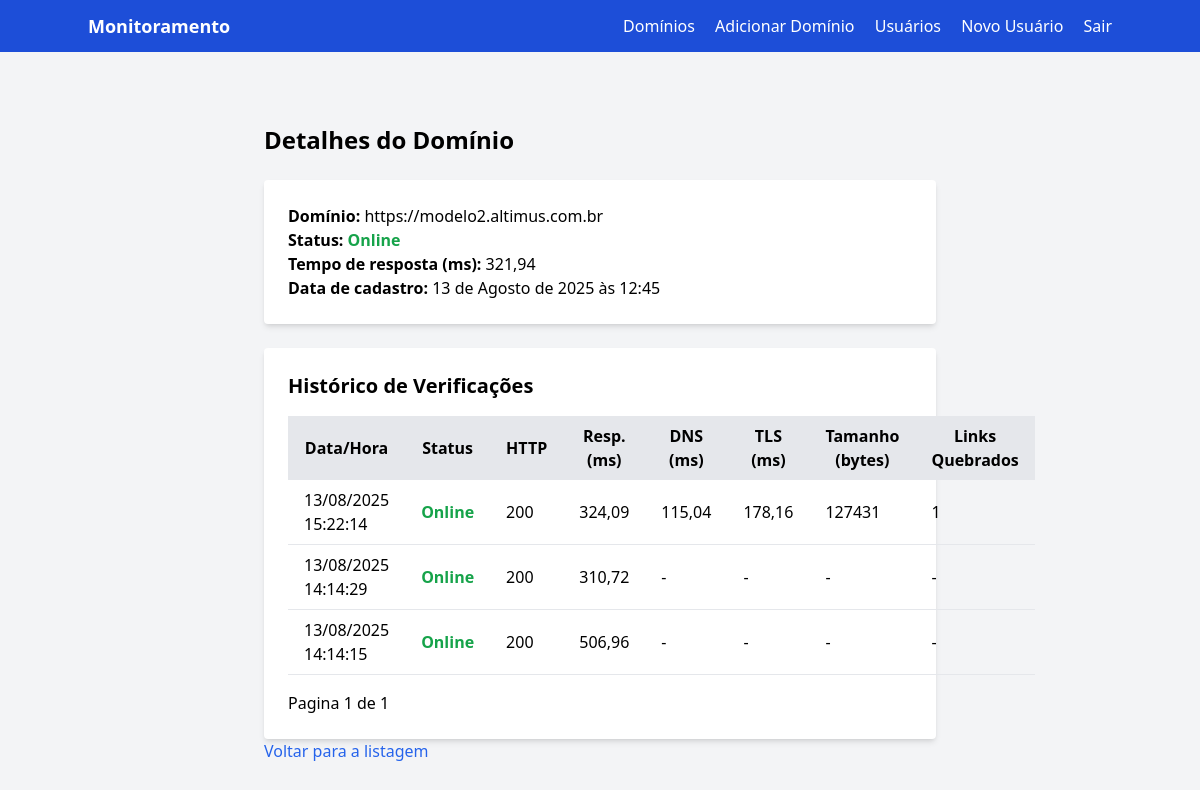
/domains/1/ (signed in), run on the app's committed database.
### monitor/models.py (models this page shows, shortened)
class Domain(models.Model):
    domain = models.CharField(max_length=255, unique=True)
    date_added = models.DateTimeField(auto_now_add=True)
    status = models.BooleanField(default=False)
    response_time = models.FloatField(null=True, blank=True)

class DomainCheck(models.Model):
    domain = models.ForeignKey(Domain, on_delete=models.CASCADE, related_name='checks')
    checked_at = models.DateTimeField(auto_now_add=True)
    status = models.BooleanField()
    response_time = models.FloatField(null=True, blank=True)
    http_status = models.IntegerField(null=True, blank=True)
    response_time_ms = models.FloatField(null=True, blank=True)
    dns_lookup_time_ms = models.FloatField(null=True, blank=True)
    tls_handshake_time_ms = models.FloatField(null=True, blank=True)
    content_size_bytes = models.IntegerField(null=True, blank=True)
    broken_links_count = models.IntegerField(null=True, blank=True)

### monitor/views.py (the view)
# urls.py: path('domains/<int:domain_id>/', views.domain_detail, name='domain_detail'),
@login_required
def domain_detail(request, domain_id):
    domain = get_object_or_404(Domain, id=domain_id)
    checks_qs = DomainCheck.objects.filter(domain=domain).order_by('-checked_at')
    paginator = Paginator(checks_qs, 20)
    page_number = request.GET.get('page')
    page_obj = paginator.get_page(page_number)
    context = {
        'domain': domain,
        'checks': page_obj.object_list,
        'page_obj': page_obj,
    }
    return render(request, 'domain_detail.html', context)

### monitor/templates/domain_detail.html (shortened to what this page needs)
<!DOCTYPE html>
<html lang="pt-br">
<head>
    <script src="https://cdn.tailwindcss.com"></script>
</head>
<body class="bg-gray-100 min-h-screen">
    {% include '_menu.html' %}
    <div class="max-w-2xl mx-auto py-10">
        <h1 class="text-2xl font-bold mb-6">Detalhes do Domínio</h1>
        <div class="bg-white rounded shadow-md p-6 mb-6">
            <p><span class="font-semibold">Domínio:</span> {{ domain.domain }}</p>
            <p><span class="font-semibold">Status:</span> {% if domain.status %}<span class="text-green-600 font-semibold">Online</span>{% else %}<span class="text-red-600 font-semibold">Offline</span>{% endif %}</p>
            <p><span class="font-semibold">Tempo de resposta (ms):</span>
                {% if domain.response_time %}{{ domain.response_time|floatformat:2 }}{% else %}-{% endif %}
            </p>
            <p><span class="font-semibold">Data de cadastro:</span> {{ domain.date_added }}</p>
        </div>
            <div class="bg-white rounded shadow-md p-6">
                <h2 class="text-xl font-bold mb-4">Histórico de Verificações</h2>
                <table class="min-w-full table-auto">
                    <thead class="bg-gray-200">
                        <tr>
                            <th class="px-4 py-2">Data/Hora</th>
                            <th class="px-4 py-2">Status</th>
                            <th class="px-4 py-2">HTTP</th>
                            <th class="px-4 py-2">Resp. (ms)</th>
                            <th class="px-4 py-2">DNS (ms)</th>
                            <th class="px-4 py-2">TLS (ms)</th>
                            <th class="px-4 py-2">Tamanho (bytes)</th>
                            <th class="px-4 py-2">Links Quebrados</th>
                        </tr>
                    </thead>
                    <tbody>
                    {% for check in checks %}
                        <tr class="border-b">
                            <td class="px-4 py-2">{{ check.checked_at|date:'d/m/Y H:i:s' }}</td>
                            <td class="px-4 py-2">{% if check.status %}<span class="text-green-600 font-semibold">Online</span>{% else %}<span class="text-red-600 font-semibold">Offline</span>{% endif %}</td>
                            <td class="px-4 py-2">{{ check.http_status|default:'-' }}</td>
                            <td class="px-4 py-2">
                                {% if check.response_time_ms %}{{ check.response_time_ms|floatformat:2 }}
                                {% elif check.response_time %}{{ check.response_time|floatformat:2 }}
                                {% else %}-{% endif %}
                            </td>
                            <td class="px-4 py-2">{% if check.dns_lookup_time_ms %}{{ check.dns_lookup_time_ms|floatformat:2 }}{% else %}-{% endif %}</td>
                            <td class="px-4 py-2">{% if check.tls_handshake_time_ms %}{{ check.tls_handshake_time_ms|floatformat:2 }}{% else %}-{% endif %}</td>
                            <td class="px-4 py-2">{% if check.content_size_bytes %}{{ check.content_size_bytes }}{% else %}-{% endif %}</td>
                            <td class="px-4 py-2">{% if check.broken_links_count or check.broken_links_count == 0 %}{{ check.broken_links_count }}{% else %}-{% endif %}</td>
                        </tr>
                    {% empty %}
                        <tr><td colspan="8" class="text-center py-4">Nenhum registro encontrado.</td></tr>
                    {% endfor %}
                    </tbody>
                </table>
                {% if page_obj %}
                <div class="flex justify-between items-center mt-4">
                    <div>Pagina {{ page_obj.number }} de {{ page_obj.paginator.num_pages }}</div>
                </div>
                {% endif %}
            </div>
        <a href="/domains/" class="text-blue-600 hover:underline">Voltar para a listagem</a>
    </div>
</body>
</html>

### data on the page
Domain: domain "https://modelo2.altimus.com.br", response_time "321,94", date_added "13 de Agosto de 2025 às 12:45"
DomainCheck: checked_at "13/08/2025 15:22:14", status "Online", http_status "200", response_time_ms "324,09", dns_lookup_time_ms "115,04", tls_handshake_time_ms "178,16", content_size_bytes "127431", broken_links_count "1"
DomainCheck: checked_at "13/08/2025 14:14:29", status "Online", http_status "200", response_time "310,72"
DomainCheck: checked_at "13/08/2025 14:14:15", status "Online", http_status "200", response_time "506,96"

### other printed values
{{ page_obj.number }} "1"
{{ page_obj.paginator.num_pages }} "1"
